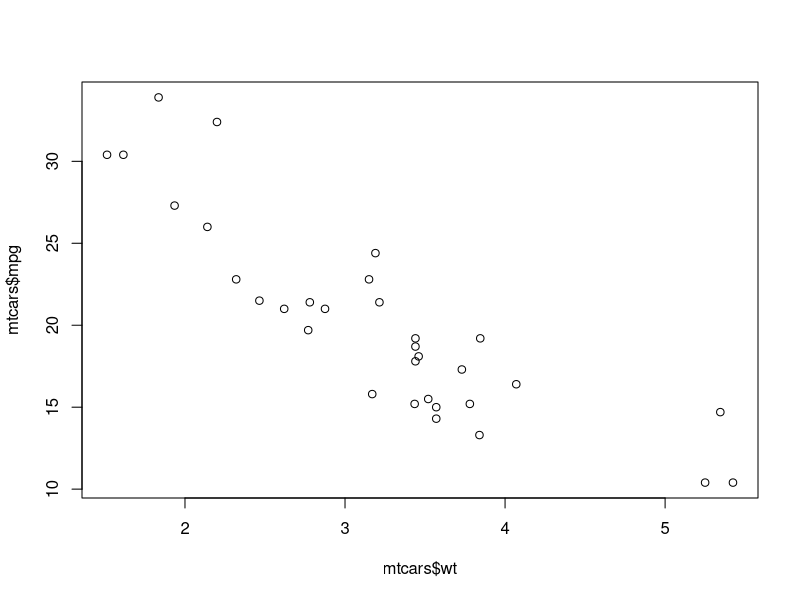
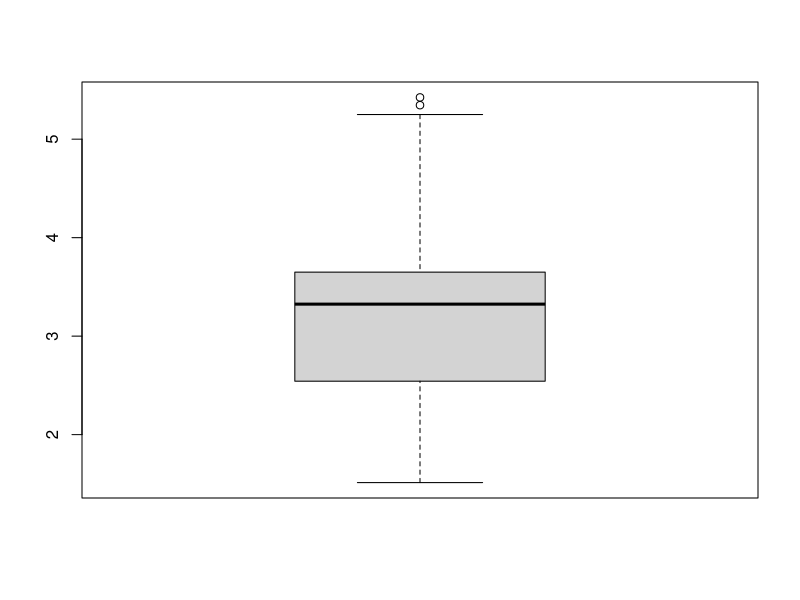
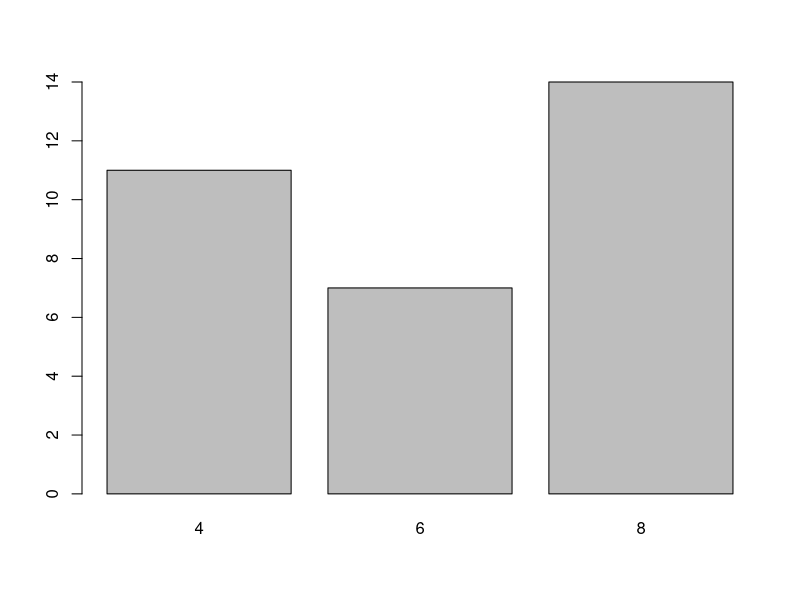
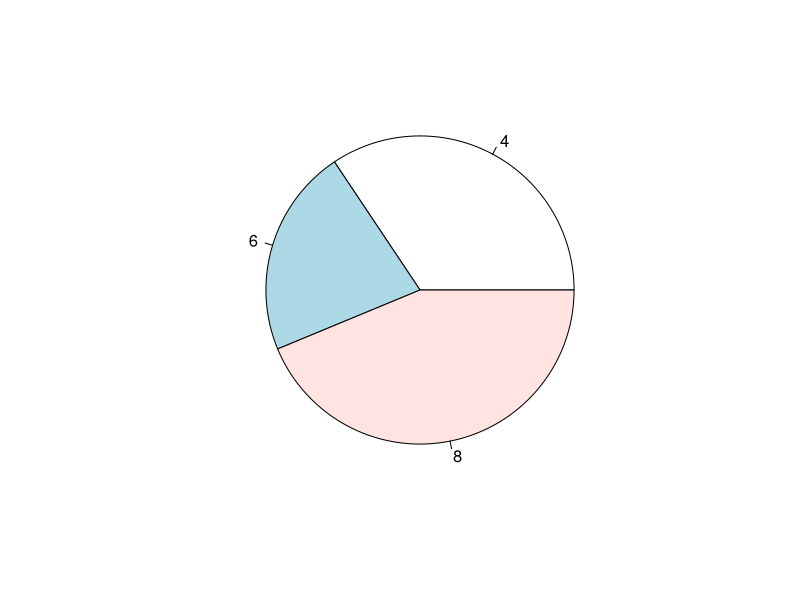
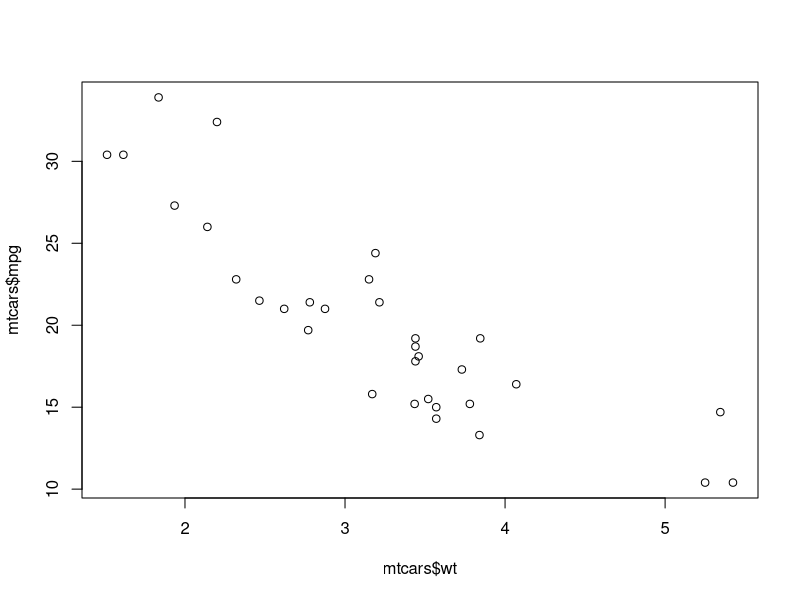
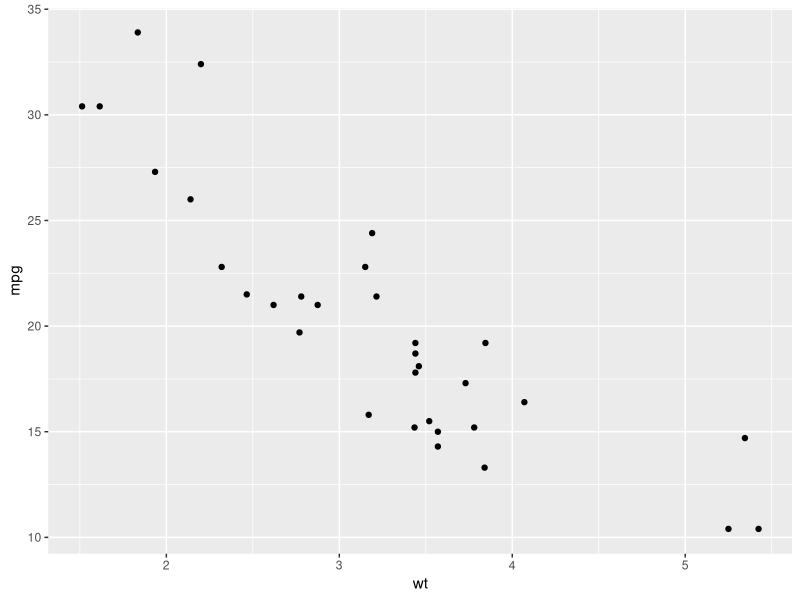
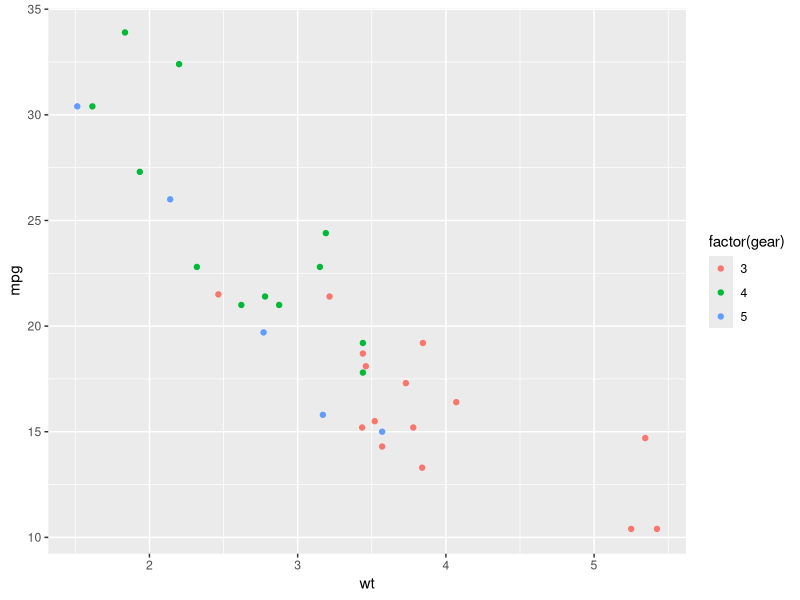
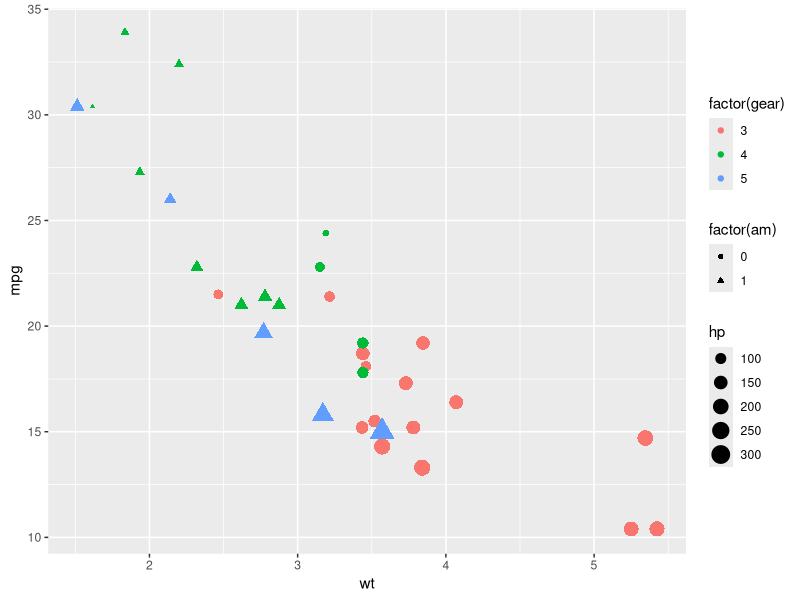

Write the R code that produced these figures, in order.
#MBB - 05

# Subsetting Data in R
# Square Bracket Notation; Subset Function ; Which Function with bracket Notations

mtcars
#filter on rows but conditions works on columns
mtcars[ mtcars$mpg > 25,]
mtcars[ mtcars$mpg > 25 & mtcars$cyl == 4,]
mtcars[ mtcars$mpg > 25 | mtcars$cyl == 4,]
#selected columns
mtcars[, 1:3]
mtcars[, c(1,4,7)]
mtcars[, c('mpg','cyl')]
mtcars[ mtcars$mpg > 23 & mtcars$mpg < 27, 1:3]


# Data Management in R-------
# Renaming Variables; Adding/Removing : Rows/Columns; Reshaping the data; Sorting and Transpose; Merging the data; Splitting the data
names(mtcars)
mycars <- mtcars # copy
mycars
names(mycars)[1]
head(mycars)
names(mycars)[1:2] <- c('mympg','mycyl') 

#reshape ------
rollno = 1:5
(subject1 = round(rnorm(n=5, mean=60, sd=3)))
(subject2 = round(rnorm(n=5, mean=70, sd=3)))
sMarks <- data.frame(rollno, subject1, subject2)
sMarks
#change orientation
sMarksLong = reshape2::melt(data=sMarks, id.vars=c('rollno'))
head(sMarksLong)
sMarksWide = reshape2::dcast(data=sMarksLong, rollno ~ variable, value.var='value') 
head(sMarksWide)

# Basic Statistics-----
mean(sMarks$subject1)
sd(sMarks$subject1)


# Descriptive Statistics
# Understanding Different Statistical Functions in R
library(psych)
psych::describe(sMarks)

# Data Manipulation in R-----
# Apply Family in Rp
# Using Apply functions to manage data in R
apply(mtcars, MARGIN=1, FUN='mean')  #rowwise 1
apply(mtcars, MARGIN=2, FUN='mean')  #columns 2

# Aggregate and Table Command
# Aggregate Command ; Table Command
# Data Manipulation in R
# dplyr functions

# Graphical Representation of Data------
# Summarising the data graphically
# Scatter Plot; Box Plot; Histogram; Bar Graph; Pie Chart

plot(mtcars$wt, mtcars$mpg)
boxplot(mtcars$wt)
barplot(table(mtcars$cyl))
pie(table(mtcars$cyl))

# Extra Topics
# Advanced Graphs------
# Data Visualization using GGPlot Library
library(ggplot2)

head(mtcars)
plot(mtcars$wt, mtcars$mpg)
ggplot(data=mtcars, aes(x=wt, y=mpg)) + geom_point()
ggplot(data=mtcars, aes(x=wt, y=mpg, color=factor(gear))) + geom_point()
ggplot(data=mtcars, aes(x=wt, y=mpg, color=factor(gear), size=hp, shape=factor(am))) + geom_point()
ggplot(data=mtcars, aes(x=factor(gear), y=mpg, fill=factor(gear))) + geom_boxplot()

#http://www.sthda.com/english/wiki/be-awesome-in-ggplot2-a-practical-guide-to-be-highly-effective-r-software-and-data-visualization
  

# Text Mining------
# Text Mining Overview, Applications of TM, Steps for TM in R, creating Word Cloud using diff packages
